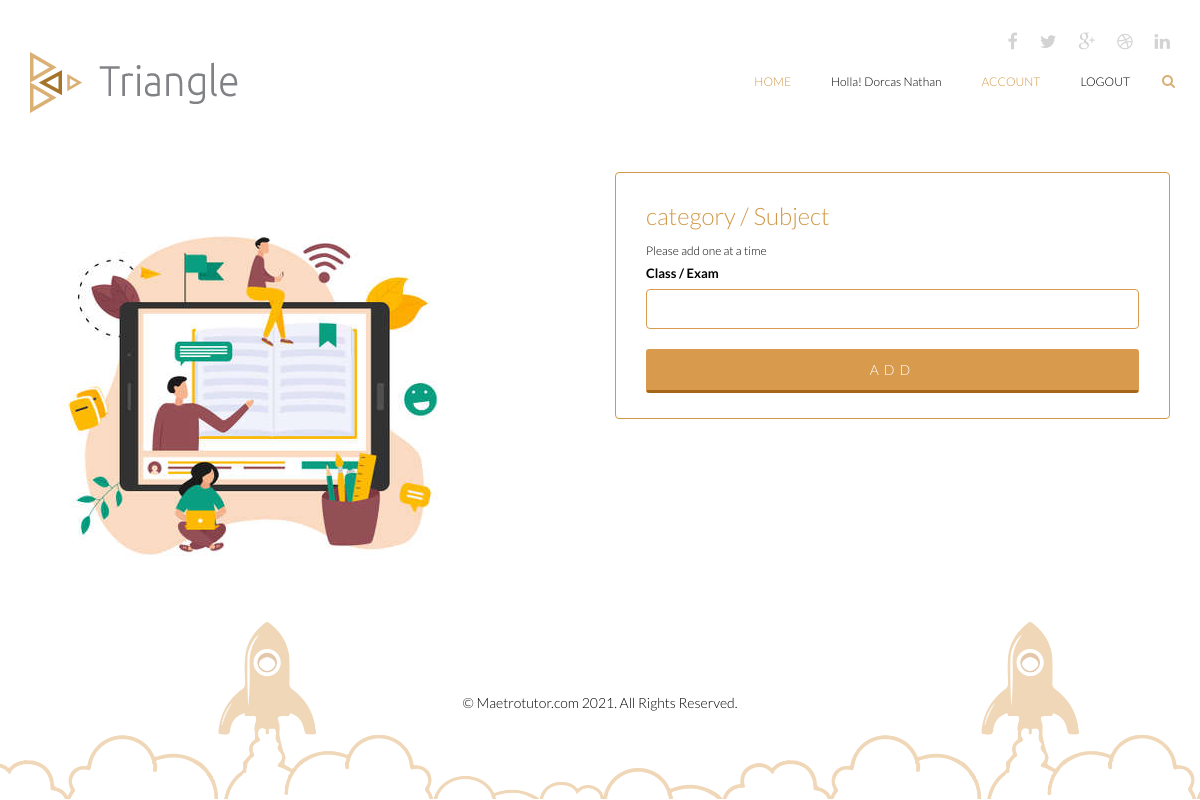
/category (signed in), run on an earlier commit of the app's database.
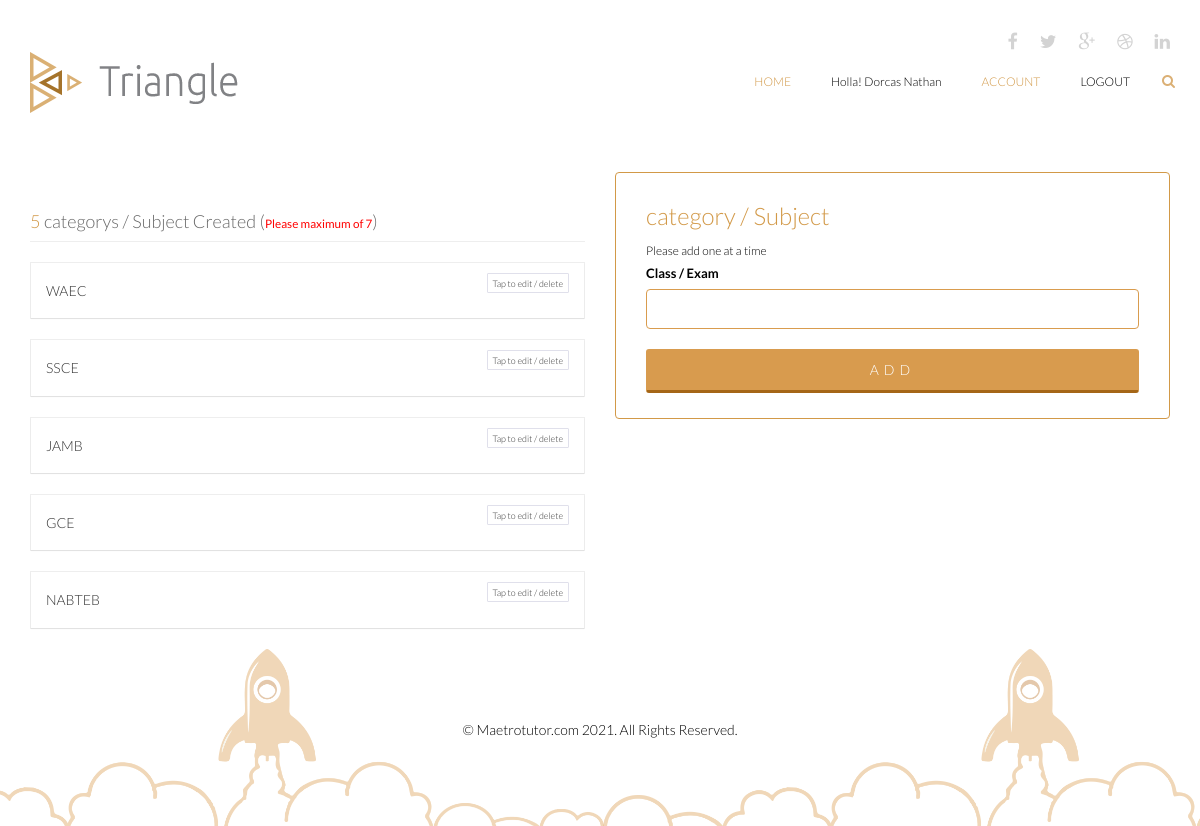
And on a later commit of the database.
### triangle/models.py (models this page shows)
class Category(db.Model, UserMixin):
    id = db.Column(db.Integer, primary_key=True)
    category_name = db.Column(db.String(255), nullable=True)
    email = db.Column(db.String(255), nullable=True)
    category_status = db.Column(db.String(255), nullable=True, default= 0)
    created_at = db.Column(db.DateTime(), default=datetime.utcnow)
    updated_at = db.Column(db.DateTime())
    activated_status = db.Column(db.String(255), nullable=True, default= 0)
    active = db.Column(db.Boolean())
    confirmed_at = db.Column(db.DateTime())

### triangle/routes.py (the view, shortened to what this page needs)
@app.route('/category', methods=['GET', 'POST'])
@login_required
def cate():
  categorys = Category.query.filter_by(email = current_user.email)
  form = CategoryForm()
  return render_template('category.html', title = 'Category', form=form, categorys = categorys)

### triangle/forms.py
class CategoryForm(FlaskForm):
    category_name = StringField('Class / Exam', validators=[DataRequired(), Length(min=3, max=50, message=('Please ensure to enter  class / Exam as generally known'))])
    submit = SubmitField ('Add')

### triangle/__init__.py (called while the page is built)
@login_manager.user_loader
def load_user(user_id):
	return User.query.get(int(user_id))

### triangle/templates/category.html (shortened to what this page needs)
{% extends 'layout/base.html' %}
{% block content %}
    <section id="portfolio-information" class="">
        <div class="container">
            <div class="row">
                <div class="col-sm-6">
                   {% if categorys.count() > 0 %}
 <div id="accordion-container">
                <h2 class="page-header" style="font-size: 18px"> <span style="color:#d29948"> {{categorys.count()}} </span> categorys / Subject Created (<small style=" color:red">Please maximum of 7</small>)</h2>
                 {% for category in categorys %}
                <div class="panel-group" id="accordion">
                    <div class="panel panel-default">
                        <div class="panel-heading">
                            <h4 class="panel-title" style="display: flex; justify-content: space-between;">
                                <a data-toggle="collapse" data-parent="#accordion" href="#collapse{{category.category_name| replace(" ","odi")}}" >
                                   <h5 style="text-transform: capitalize;">{{category.category_name}}</h5>
                                </a>
                                 <a href="#collapse{{category.category_name | replace(" ","odi")}}" data-toggle="collapse" style="font-size: 9px ; border:1px solid #e0e0eb; height: 20px;padding:5px 5px; border-radius: 1px">Tap to edit / delete</a>
                            </h4>
                        </div>
                    </div>
                </div>
                 {% endfor %}
            </div>
                   {% else %}
                    <img src="/static/images/new/rrrr.jpg"  class="card border-1 shadow-sm" alt="" id="md-imgg">
                   {% endif %}
                </div>
                <div class="col-sm-6">
                     <div class="card border-1 shadow-sm" style="border: 1px solid #d29948; padding:10px 30px; border-radius:4px; margin-top: 2 0px">
                        <h2 style="color:#d29948; ma">category / Subject </h2>
                        {% if categorys.count() >= 7 %}
                        <div style="text-align: center; font-weight: bold;">
                          <img src="/static/images/new/stop1.jpg" style="width:150px; height:150px">
                           <h3 style="font-weight: 300">  Sorry maximum of 7 Classes or Examinations reach you can add NO MORE! </h3>
                           <h6 style="color:#d29948">Edit or Delete from your Lists</h6>
                         </div>
                        {% else %}
                        <small>Please add one at a time </small>
                          <form  method="post" action="{{ url_for('cate') }}"  accept-charset="UTF-8" autocomplete="off">
                             <div class="form-group">
                                    {{ form.category_name.label(class="form-label", style="font-size:13px;") }}
                                        {% if form.category_name.errors %}
                                        {{ form.category_name(class="form-control is-invalid") }}
                                          <ul class="errors">
                                            {% for error in form.category_name.errors %}
                                              <li>{{ error }}</li>
                                            {% endfor %}
                                          </ul>
                                          {% else %}
                                           {{ form.category_name(class="form-control",  autocomplete="off", id="md-phone") }}
                                    {% endif %}
                            </div>
                            <div class="form-group">
                                {{ form.submit(class="btn btn-submit", autocomplete="off", id="md-phone") }}
                            </div>
                        </form>
                        {% endif %}
                    </div>
                </div>
            </div>
        </div>
    </section>
   {% endblock %}

What changed in the data, as far as the page shows it:
added Category: category_name "WAEC"
added Category: category_name "SSCE"
added Category: category_name "JAMB"
added Category: category_name "GCE"
added Category: category_name "NABTEB"
Also different on the page:
{{ categorys.count() }}: (not shown) → "5"
text now shown: "categorys / Subject Created ( Please maximum of 7 )"
